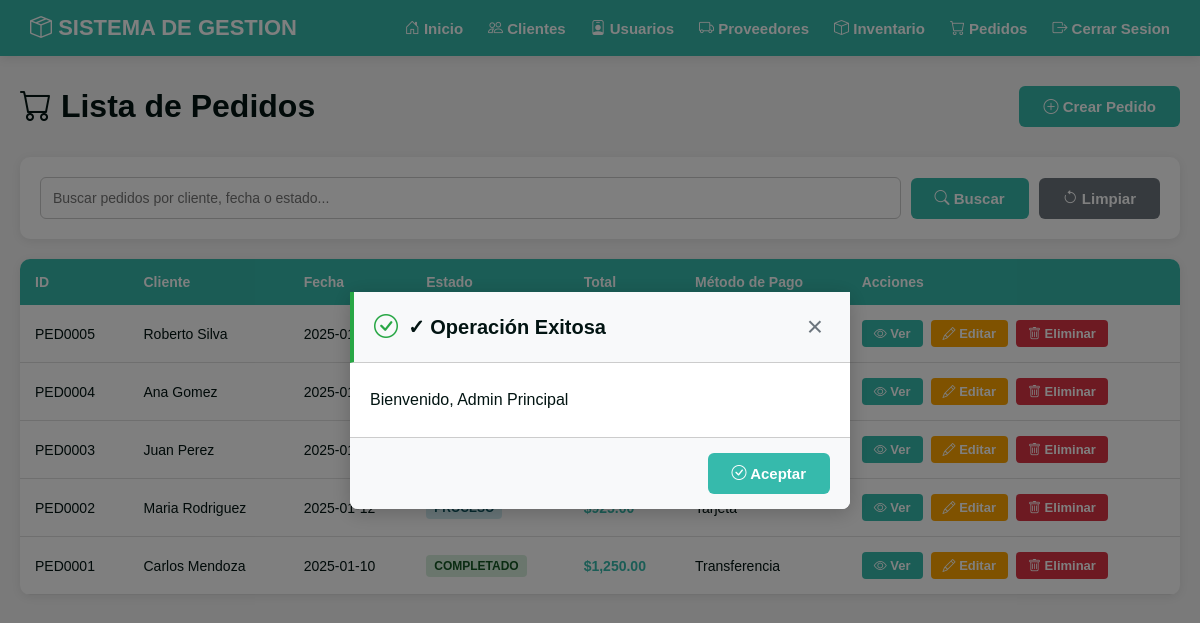
Page /index.php?modulo=pedidos&accion=lista (signed in) on the committed database.
### tables this page shows
CREATE TABLE IF NOT EXISTS pedidos (
    id INT AUTO_INCREMENT PRIMARY KEY,
    numero_pedido VARCHAR(50) NOT NULL UNIQUE,
    cliente_id INT NOT NULL,
    usuario_id INT,
    fecha_pedido DATE NOT NULL,
    estado ENUM('pendiente', 'proceso', 'completado', 'cancelado') DEFAULT 'pendiente',
    metodo_pago ENUM('efectivo', 'tarjeta', 'transferencia') NOT NULL,
    direccion_envio TEXT NOT NULL,
    total DECIMAL(10, 2) NOT NULL,
    notas TEXT,
    fecha_creacion TIMESTAMP DEFAULT CURRENT_TIMESTAMP,
    fecha_actualizacion TIMESTAMP DEFAULT CURRENT_TIMESTAMP ON UPDATE CURRENT_TIMESTAMP,
    FOREIGN KEY (cliente_id) REFERENCES clientes(id) ON DELETE CASCADE,
    FOREIGN KEY (usuario_id) REFERENCES usuarios(id) ON DELETE SET NULL
);

CREATE TABLE IF NOT EXISTS clientes (
    id INT AUTO_INCREMENT PRIMARY KEY,
    nombre VARCHAR(100) NOT NULL,
    empresa VARCHAR(100),
    email VARCHAR(100) NOT NULL UNIQUE,
    telefono VARCHAR(20),
    direccion TEXT,
    notas TEXT,
    fecha_registro TIMESTAMP DEFAULT CURRENT_TIMESTAMP,
    fecha_actualizacion TIMESTAMP DEFAULT CURRENT_TIMESTAMP ON UPDATE CURRENT_TIMESTAMP
);

### controlador/PedidoControlador.php (called while the page is built, shortened)
<?php
require_once 'config/Conexion.php';
require_once 'dao/PedidoDAO.php';
class PedidoControlador {
    private $pedidoDAO;
    public function __construct() {
        $this->pedidoDAO = new PedidoDAO();
    }
    public function lista() {
        $busqueda = isset($_GET['buscar']) ? trim($_GET['buscar']) : '';
        if (!empty($busqueda)) {
            $pedidos = $this->pedidoDAO->buscar($busqueda);
        } else {
            $pedidos = $this->pedidoDAO->obtenerTodos();
        }
        include 'vista/pedidos/lista.php';
    }
}
?>

### config/Conexion.php (called while the page is built, shortened)
<?php
class Conexion {
    private static $instancia = null;
    private $conexion;
    private $host = "localhost";
    private $usuario = "root";
    private $password = "admin";
    private $baseDatos = "sistema_gestion_clientes";
    private $charset = "utf8mb4";
    private function __construct() {
        try {
            $dsn = "mysql:host={$this->host};dbname={$this->baseDatos};charset={$this->charset}";
            $opciones = [
                PDO::ATTR_ERRMODE => PDO::ERRMODE_EXCEPTION,
                PDO::ATTR_DEFAULT_FETCH_MODE => PDO::FETCH_ASSOC,
                PDO::ATTR_EMULATE_PREPARES => false,
            ];
            $this->conexion = new PDO($dsn, $this->usuario, $this->password, $opciones);
        } catch (PDOException $e) {
            die("Error de conexion: " . $e->getMessage());
        }
    }
    public static function getInstancia() {
        if (self::$instancia === null) {
            self::$instancia = new self();
        }
        return self::$instancia;
    }
    public function getConexion() {
        return $this->conexion;
    }
}
?>

### dao/PedidoDAO.php (called while the page is built, shortened)
<?php
require_once 'config/Conexion.php';
class PedidoDAO {
    private $conexion;
    public function __construct() {
        $this->conexion = Conexion::getInstancia()->getConexion();
    }
    public function obtenerTodos() {
        try {
            $sql = "SELECT p.id, p.numero_pedido, p.cliente_id, p.usuario_id, p.fecha_pedido, p.estado, p.metodo_pago, p.direccion_envio, p.total, p.notas, p.fecha_creacion, p.fecha_actualizacion, c.nombre as cliente_nombre
                    FROM pedidos p
                    LEFT JOIN clientes c ON p.cliente_id = c.id
                    ORDER BY p.id DESC";
            $stmt = $this->conexion->query($sql);
            $pedidos = $stmt->fetchAll();
            foreach ($pedidos as $key => $pedido) {
                $pedidos[$key]['numero'] = $key + 1;
            }
            return $pedidos;
        } catch (PDOException $e) {
            return [];
        }
    }
}
?>

### vista/pedidos/lista.php (the view, shortened to what this page needs)
<?php
include 'vista/layout/header.php';
?>
    <div class="container">
        <div class="page-header">
            <h1><i class="bi bi-cart"></i> Lista de Pedidos</h1>
            <a href="index.php?modulo=pedidos&accion=crear" class="btn btn-primary"><i class="bi bi-plus-circle"></i> Crear Pedido</a>
        </div>
        <div class="search-bar">
            <form method="get" action="index.php" id="searchForm">
                <div style="display: flex; gap: 10px;">
                    <input type="text" name="buscar" placeholder="Buscar pedidos por cliente, fecha o estado..." value="<?php echo htmlspecialchars($busqueda ?? ''); ?>" style="flex: 1;">
                    <button type="submit" class="btn btn-primary"><i class="bi bi-search"></i> Buscar</button>
                    <a href="index.php?modulo=pedidos&accion=lista" class="btn btn-secondary"><i class="bi bi-arrow-counterclockwise"></i> Limpiar</a>
                </div>
            </form>
        </div>
        <div class="table-container">
            <table>
                <thead>
                    <tr>
                        <th>ID</th>
                        <th>Cliente</th>
                        <th>Fecha</th>
                        <th>Estado</th>
                        <th>Total</th>
                        <th>Método de Pago</th>
                        <th>Acciones</th>
                    </tr>
                </thead>
                <tbody>
                    <?php if (empty($pedidos)): ?>
                        <tr>
                            <td colspan="7" style="text-align: center; color: var(--color-gray-medium);">No se encontraron pedidos</td>
                        </tr>
                    <?php else: ?>
                        <?php foreach ($pedidos as $pedido): ?>
                            <tr>
                                <td><?php echo htmlspecialchars($pedido['numero_pedido']); ?></td>
                                <td><?php echo htmlspecialchars($pedido['cliente_nombre'] ?? 'N/A'); ?></td>
                                <td><?php echo htmlspecialchars($pedido['fecha_pedido']); ?></td>
                                <td>
                                    <?php
                                        $estado = $pedido['estado'];
                                        $clases = [
                                            'pendiente' => 'badge-warning',
                                            'proceso' => 'badge-info',
                                            'completado' => 'badge-success',
                                            'cancelado' => 'badge-danger'
                                        ];
                                        $clase = $clases[$estado] ?? 'badge-secondary';
                                    ?>
                                    <span class="badge <?php echo $clase; ?>"><?php echo ucfirst($estado); ?></span>
                                </td>
                                <td style="font-weight: 700; color: var(--color-primary);">$<?php echo number_format($pedido['total'], 2); ?></td>
                                <td><?php echo htmlspecialchars(ucfirst($pedido['metodo_pago'])); ?></td>
                                <td>
                                    <div class="action-buttons">
                                        <a href="index.php?modulo=pedidos&accion=detalle&id=<?php echo $pedido['id']; ?>" class="btn btn-sm btn-primary"><i class="bi bi-eye"></i> Ver</a>
                                        <a href="index.php?modulo=pedidos&accion=editar&id=<?php echo $pedido['id']; ?>" class="btn btn-sm btn-warning"><i class="bi bi-pencil"></i> Editar</a>
                                        <a href="#" onclick="abrirConfirmModal('index.php?modulo=pedidos&accion=eliminar&id=<?php echo $pedido['id']; ?>', '¿Está seguro de que desea eliminar este pedido?')" class="btn btn-sm btn-danger"><i class="bi bi-trash"></i> Eliminar</a>
                                    </div>
                                </td>
                            </tr>
                        <?php endforeach; ?>
                    <?php endif; ?>
                </tbody>
            </table>
        </div>
    </div>
<?php include 'vista/layout/footer.php'; ?>

### css/estilos.css (style rules this page uses)
:root { --color-primary: #36baac; --color-dark: #021412; --color-white: #ffffff; --color-gray-light: #f5f5f5; --color-gray-medium: #6c757d; --color-gray-border: #ccc; --color-danger: #dc3545; --color-warning: #ffa500; --color-success: #28a745; }
* { margin: 0; padding: 0; box-sizing: border-box; }
body { font-family: "Century Gothic", Tahoma, Geneva, Verdana, sans-serif; background-color: var(--color-gray-light); min-height: 100vh; color: var(--color-dark); }
.container { max-width: 1400px; margin: 0 auto; padding: 30px 20px; }
.page-header { display: flex; justify-content: space-between; align-items: center; margin-bottom: 30px; flex-wrap: wrap; gap: 15px; }
.page-header h1 { color: var(--color-dark); font-size: 32px; margin: 0; }
.btn { padding: 12px 24px; border: none; border-radius: 6px; font-size: 15px; font-weight: 600; cursor: pointer; text-decoration: none; display: inline-block; transition: background-color 0.3s ease; text-align: center; }
.btn-primary { background-color: var(--color-primary); color: var(--color-white); }
.btn-secondary { background-color: var(--color-gray-medium); color: var(--color-white); }
.btn-danger { background-color: var(--color-danger); color: var(--color-white); }
.btn-warning { background-color: var(--color-warning); color: var(--color-white); }
.btn-sm { padding: 6px 12px; font-size: 13px; border-radius: 4px; }
.action-buttons { display: flex; gap: 8px; }
.search-bar { background-color: var(--color-white); padding: 20px; border-radius: 10px; box-shadow: 0 2px 10px rgba(0, 0, 0, 0.08); margin-bottom: 20px; }
.search-bar input { width: 100%; padding: 12px; border: 1px solid var(--color-gray-border); border-radius: 6px; font-size: 14px; }
.search-bar form { width: 100%; }
.search-bar form > div { display: flex; gap: 10px; align-items: center; }
.search-bar input[type="text"] { flex: 1; }
.table-container { background-color: var(--color-white); border-radius: 10px; box-shadow: 0 2px 10px rgba(0, 0, 0, 0.08); overflow: hidden; }
table { width: 100%; border-collapse: collapse; }
thead { background-color: var(--color-primary); color: var(--color-white); }
th { padding: 15px; text-align: left; font-weight: 600; font-size: 14px; }
td { padding: 15px; border-bottom: 1px solid #e0e0e0; color: var(--color-dark); font-size: 14px; }
input[type="text"], input[type="email"], input[type="password"], input[type="tel"], input[type="number"], input[type="date"], select, textarea { width: 100%; padding: 12px; border: 1px solid var(--color-gray-border); border-radius: 6px; font-size: 14px; font-family: "Century Gothic", Tahoma, Geneva, Verdana, sans-serif; transition: border-color 0.3s ease; }
.badge { display: inline-block; padding: 4px 8px; border-radius: 4px; font-size: 12px; font-weight: 600; text-transform: uppercase; }
.badge-success { background-color: #d4edda; color: #155724; }
.badge-warning { background-color: #fff3cd; color: #856404; }
.badge-info { background-color: #d1ecf1; color: #0c5460; }

### rows in the picture
pedidos: numero_pedido "PED0005", cliente.nombre "Roberto Silva", fecha_pedido "2025-01-18"
pedidos: numero_pedido "PED0004", cliente.nombre "Ana Gomez", fecha_pedido "2025-01-16"
pedidos: numero_pedido "PED0003", cliente.nombre "Juan Perez", fecha_pedido "2025-01-15"
pedidos: numero_pedido "PED0002", cliente.nombre "Maria Rodriguez", fecha_pedido "2025-01-12"
pedidos: numero_pedido "PED0001", cliente.nombre "Carlos Mendoza", fecha_pedido "2025-01-10", estado "COMPLETADO", total "1,250.00", metodo_pago "Transferencia"
